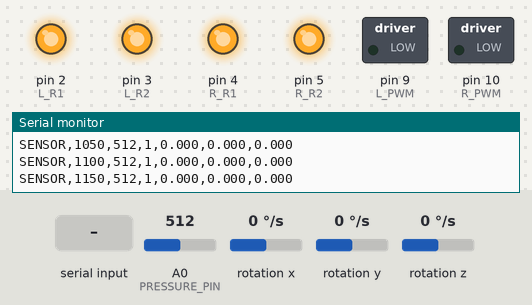
The sketch below on a simulated Arduino Uno, built with avr-gcc and run on an emulated ATmega328P. Shown: switched loads named in the sketch (green lamp = pin HIGH), output pins drawn as LEDs (lit = HIGH), the last lines printed to the serial monitor. Wiring (inferred from the names in the program): ITG-3200 gyroscope at I2C address 0x68. The test bench sets the inputs (shaded band); at power-on: A0 (PRESSURE_PIN) = 512, rotation x 0 °/s, rotation y 0 °/s, rotation z 0 °/s.

Above: at 1.2 s.
1.3 s: "w,45\n" received over Serial
At 2.4 s:
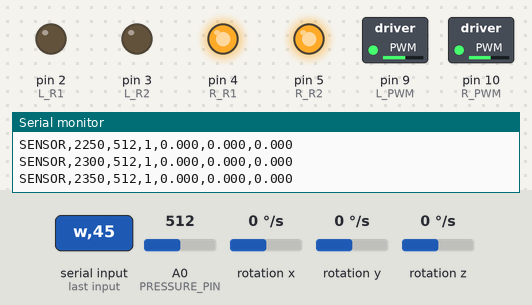
2.9 s: byte 115 ('s') received over Serial
At 4.2 s:
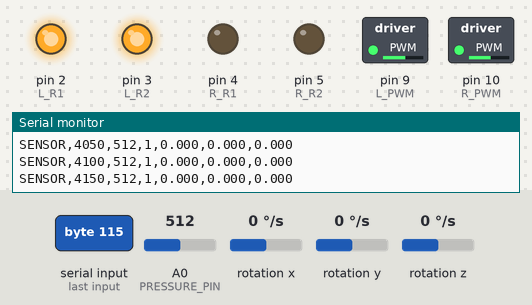
4.5 s: byte 97 ('a') received over Serial
At 5.6 s:
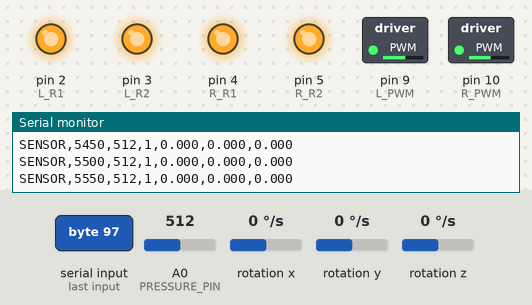
6.1 s: byte 100 ('d') received over Serial
At 6.8 s:
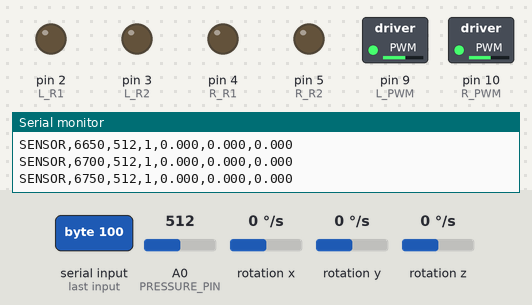
7.7 s: byte 120 ('x') received over Serial
At 8.0 s:
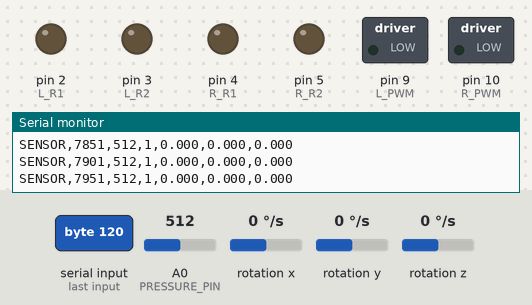
9.2 s: "w90\n" received over Serial
At 10.6 s:
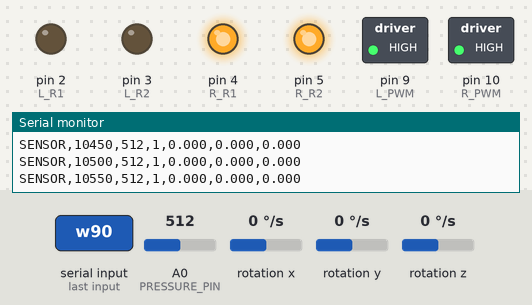
Timing chart, 0 to 11.8 s (numbered marks = the images above; inputs shaded):
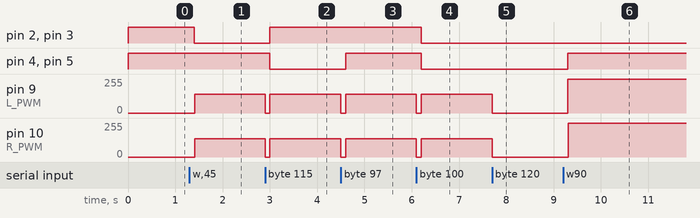

Measured:
- after the input at 1.3 s, pin 2 (L_R1), pin 3 (L_R2): HIGH → LOW after 0.10 s; pin 9 (L_PWM): 0/255 → 142/255 after 0.11 s; pin 10 (R_PWM): 0/255 → 137/255 after 0.11 s
- after the input at 2.9 s, pin 2 (L_R1), pin 3 (L_R2): LOW → HIGH after 0.10 s; pin 4 (R_R1), pin 5 (R_R2): HIGH → LOW after 0.10 s; pin 9 (L_PWM): 142/255 → 0/255 at once, → 142/255 0.10 s later; pin 10 (R_PWM): 137/255 → 0/255 at once, → 137/255 0.10 s later
- after the input at 4.5 s, pin 4 (R_R1), pin 5 (R_R2): LOW → HIGH after 0.10 s; pin 9 (L_PWM): 142/255 → 0/255 at once, → 142/255 0.10 s later; pin 10 (R_PWM): 137/255 → 0/255 at once, → 137/255 0.10 s later
- after the input at 6.1 s, pin 2 (L_R1), pin 3 (L_R2), pin 4 (R_R1), pin 5 (R_R2): HIGH → LOW after 0.10 s; pin 9 (L_PWM): 142/255 → 0/255 at once, → 142/255 0.10 s later; pin 10 (R_PWM): 137/255 → 0/255 at once, → 137/255 0.10 s later
- after the input at 7.7 s, pin 9 (L_PWM): 142/255 → 0/255 at once; pin 10 (R_PWM): 137/255 → 0/255 at once
- after the input at 9.2 s, pin 4 (R_R1), pin 5 (R_R2): LOW → HIGH after 0.10 s; pin 9 (L_PWM): 0/255 → 255/255 after 0.10 s; pin 10 (R_PWM): 0/255 → 255/255 after 0.11 s

The sketch:

tesT.ino
```cpp
#include <Wire.h>

// ===== 시리얼/센서 설정 =====
const unsigned long SERIAL_BAUD = 115200;
const unsigned long SENSOR_INTERVAL_MS = 50;  // 20 Hz

// ===== 릴레이 핀 =====
const int L_R1 = 2;
const int L_R2 = 3;
const int R_R1 = 4;
const int R_R2 = 5;

// ===== PWM 핀 =====
const int L_PWM = 9;
const int R_PWM = 10;

// ===== 센서 핀 =====
const int PRESSURE_PIN = A0;  // 6847A
// GY-85: SDA=A4, SCL=A5
const byte ITG3205_ADDRESS = 0x68;
const byte ITG3205_WHO_AM_I = 0x00;
const byte ITG3205_SAMPLE_RATE_DIVIDER = 0x15;
const byte ITG3205_DLPF_FS = 0x16;
const byte ITG3205_GYRO_XOUT_H = 0x1D;
const byte ITG3205_POWER_MANAGEMENT = 0x3E;
const float ITG3205_SENSITIVITY = 14.375;  // LSB/(degree/second)

int speedValue = 150;
int leftTrim = 0;
int rightTrim = 0;
bool motorRunning = false;
bool gyroConnected = false;
unsigned long lastSensorTime = 0;

void writeI2CRegister(byte deviceAddress, byte registerAddress, byte value) {
  Wire.beginTransmission(deviceAddress);
  Wire.write(registerAddress);
  Wire.write(value);
  Wire.endTransmission();
}

bool readI2CRegisters(
  byte deviceAddress,
  byte registerAddress,
  byte *buffer,
  byte length
) {
  Wire.beginTransmission(deviceAddress);
  Wire.write(registerAddress);

  if (Wire.endTransmission(false) != 0) {
    return false;
  }

  byte received = Wire.requestFrom(deviceAddress, length);
  if (received != length) {
    return false;
  }

  for (byte i = 0; i < length; i++) {
    buffer[i] = Wire.read();
  }

  return true;
}

bool setupGyro() {
  byte identity = 0;

  if (!readI2CRegisters(
        ITG3205_ADDRESS,
        ITG3205_WHO_AM_I,
        &identity,
        1
      )) {
    return false;
  }

  writeI2CRegister(ITG3205_ADDRESS, ITG3205_POWER_MANAGEMENT, 0x80);
  delay(10);
  writeI2CRegister(ITG3205_ADDRESS, ITG3205_SAMPLE_RATE_DIVIDER, 9);
  writeI2CRegister(ITG3205_ADDRESS, ITG3205_DLPF_FS, 0x1A);
  writeI2CRegister(ITG3205_ADDRESS, ITG3205_POWER_MANAGEMENT, 0x01);
  delay(10);

  return true;
}

bool readGyro(float &xDps, float &yDps, float &zDps) {
  byte data[6];

  if (!readI2CRegisters(
        ITG3205_ADDRESS,
        ITG3205_GYRO_XOUT_H,
        data,
        sizeof(data)
      )) {
    return false;
  }

  int16_t xRaw = (int16_t)((data[0] << 8) | data[1]);
  int16_t yRaw = (int16_t)((data[2] << 8) | data[3]);
  int16_t zRaw = (int16_t)((data[4] << 8) | data[5]);

  xDps = xRaw / ITG3205_SENSITIVITY;
  yDps = yRaw / ITG3205_SENSITIVITY;
  zDps = zRaw / ITG3205_SENSITIVITY;

  return true;
}

void publishSensors() {
  unsigned long now = millis();
  if (now - lastSensorTime < SENSOR_INTERVAL_MS) {
    return;
  }
  lastSensorTime = now;

  int pressureRaw = analogRead(PRESSURE_PIN);
  float gyroX = 0.0;
  float gyroY = 0.0;
  float gyroZ = 0.0;

  if (gyroConnected && !readGyro(gyroX, gyroY, gyroZ)) {
    gyroConnected = false;
  }

  // ROS2 브리지가 일반 로그와 구분할 수 있는 고정 CSV 형식:
  // SENSOR,<Arduino ms>,<pressure raw>,<gyro valid>,<x dps>,<y dps>,<z dps>
  Serial.print("SENSOR,");
  Serial.print(now);
  Serial.print(',');
  Serial.print(pressureRaw);
  Serial.print(',');
  Serial.print(gyroConnected ? 1 : 0);
  Serial.print(',');
  Serial.print(gyroX, 3);
  Serial.print(',');
  Serial.print(gyroY, 3);
  Serial.print(',');
  Serial.println(gyroZ, 3);
}

int leftSpeed() {
  return constrain(speedValue + leftTrim, 0, 255);
}

int rightSpeed() {
  return constrain(speedValue + rightTrim, 0, 255);
}

void printSpeed() {
  Serial.print("Base speed = ");
  Serial.print(speedValue);
  Serial.print(" | L = ");
  Serial.print(leftSpeed());
  Serial.print(" (trim ");
  Serial.print(leftTrim);
  Serial.print(") | R = ");
  Serial.print(rightSpeed());
  Serial.print(" (trim ");
  Serial.print(rightTrim);
  Serial.print(") | running = ");
  Serial.println(motorRunning ? "YES" : "NO");
}

void applyMotorSpeed() {
  if (!motorRunning) return;

  analogWrite(L_PWM, leftSpeed());
  analogWrite(R_PWM, rightSpeed());
}

void runMotor() {
  motorRunning = true;
  applyMotorSpeed();
}

void relayOn(int pin) {
  digitalWrite(pin, LOW);   // 릴레이 ON
}

void relayOff(int pin) {
  digitalWrite(pin, HIGH);  // 릴레이 OFF
}

void leftCW() {
  relayOff(L_R1);
  relayOff(L_R2);
}

void leftCCW() {
  relayOn(L_R1);
  relayOn(L_R2);
}

void rightCW() {
  relayOff(R_R1);
  relayOff(R_R2);
}

void rightCCW() {
  relayOn(R_R1);
  relayOn(R_R2);
}

void stopMotor() {
  motorRunning = false;
  analogWrite(L_PWM, 0);
  analogWrite(R_PWM, 0);
}

void forward() {
  stopMotor();
  delay(100);

  // 실제 구동 확인 결과: 기존 turnLeft(a) 조합이 전진
  leftCCW();
  rightCW();

  runMotor();

  Serial.println("FORWARD");
}

void backward() {
  stopMotor();
  delay(100);

  // 실제 구동 확인 결과: 기존 turnRight(d) 조합이 후진
  leftCW();
  rightCCW();

  runMotor();

  Serial.println("BACKWARD");
}

void turnLeft() {
  stopMotor();
  delay(100);

  // 왼쪽 바퀴 후진 + 오른쪽 바퀴 전진
  leftCW();
  rightCW();

  runMotor();

  Serial.println("TURN LEFT");
}

void turnRight() {
  stopMotor();
  delay(100);

  // 왼쪽 바퀴 전진 + 오른쪽 바퀴 후진
  leftCCW();
  rightCCW();

  runMotor();

  Serial.println("TURN RIGHT");
}

void printSensors() {
  int pressureRaw = analogRead(PRESSURE_PIN);
  float gyroX = 0.0;
  float gyroY = 0.0;
  float gyroZ = 0.0;

  Serial.print("6847A A0 raw: ");
  Serial.print(pressureRaw);

  if (gyroConnected && readGyro(gyroX, gyroY, gyroZ)) {
    Serial.print(" | gyro dps: ");
    Serial.print(gyroX, 3);
    Serial.print(", ");
    Serial.print(gyroY, 3);
    Serial.print(", ");
    Serial.println(gyroZ, 3);
  } else {
    Serial.println(" | ITG-3205 gyro not detected");
  }
}

void setup() {
  pinMode(L_R1, OUTPUT);
  pinMode(L_R2, OUTPUT);
  pinMode(R_R1, OUTPUT);
  pinMode(R_R2, OUTPUT);

  pinMode(L_PWM, OUTPUT);
  pinMode(R_PWM, OUTPUT);
  pinMode(PRESSURE_PIN, INPUT);

  relayOff(L_R1);
  relayOff(L_R2);
  relayOff(R_R1);
  relayOff(R_R2);
  stopMotor();

  Serial.begin(SERIAL_BAUD);
  Wire.begin();
  gyroConnected = setupGyro();

  Serial.println("=== Robot Test ===");
  Serial.print("ITG-3205 gyro: ");
  Serial.println(gyroConnected ? "CONNECTED" : "NOT FOUND");
  Serial.println("w = forward");
  Serial.println("s = backward");
  Serial.println("a = turn left");
  Serial.println("d = turn right");
  Serial.println("x = stop");
  Serial.println("1~9 = base speed");
  Serial.println("[ / ] = left motor slower / faster");
  Serial.println(", / . = right motor slower / faster");
  Serial.println("0 = reset left/right trim");
  Serial.println("Speed changes apply immediately while moving");
  Serial.println("p = print sensors");
}

void loop() {
  publishSensors();

  if (Serial.available()) {
    char cmd = Serial.read();

    if (cmd == '\n' || cmd == '\r') return;

    switch (cmd) {
      case 'w': forward(); break;
      case 's': backward(); break;
      case 'a': turnLeft(); break;
      case 'd': turnRight(); break;
      case 'x': stopMotor(); Serial.println("STOP"); break;
      case 'p': printSensors(); break;

      case '1': case '2': case '3':
      case '4': case '5': case '6':
      case '7': case '8': case '9':
        speedValue = map(cmd - '0', 1, 9, 30, 255);
        applyMotorSpeed();
        printSpeed();
        break;

      case '[':
        leftTrim -= 5;
        applyMotorSpeed();
        printSpeed();
        break;

      case ']':
        leftTrim += 5;
        applyMotorSpeed();
        printSpeed();
        break;

      case ',':
        rightTrim -= 5;
        applyMotorSpeed();
        printSpeed();
        break;

      case '.':
        rightTrim += 5;
        applyMotorSpeed();
        printSpeed();
        break;

      case '0':
        leftTrim = 0;
        rightTrim = 0;
        applyMotorSpeed();
        printSpeed();
        break;
    }
  }
}
```
